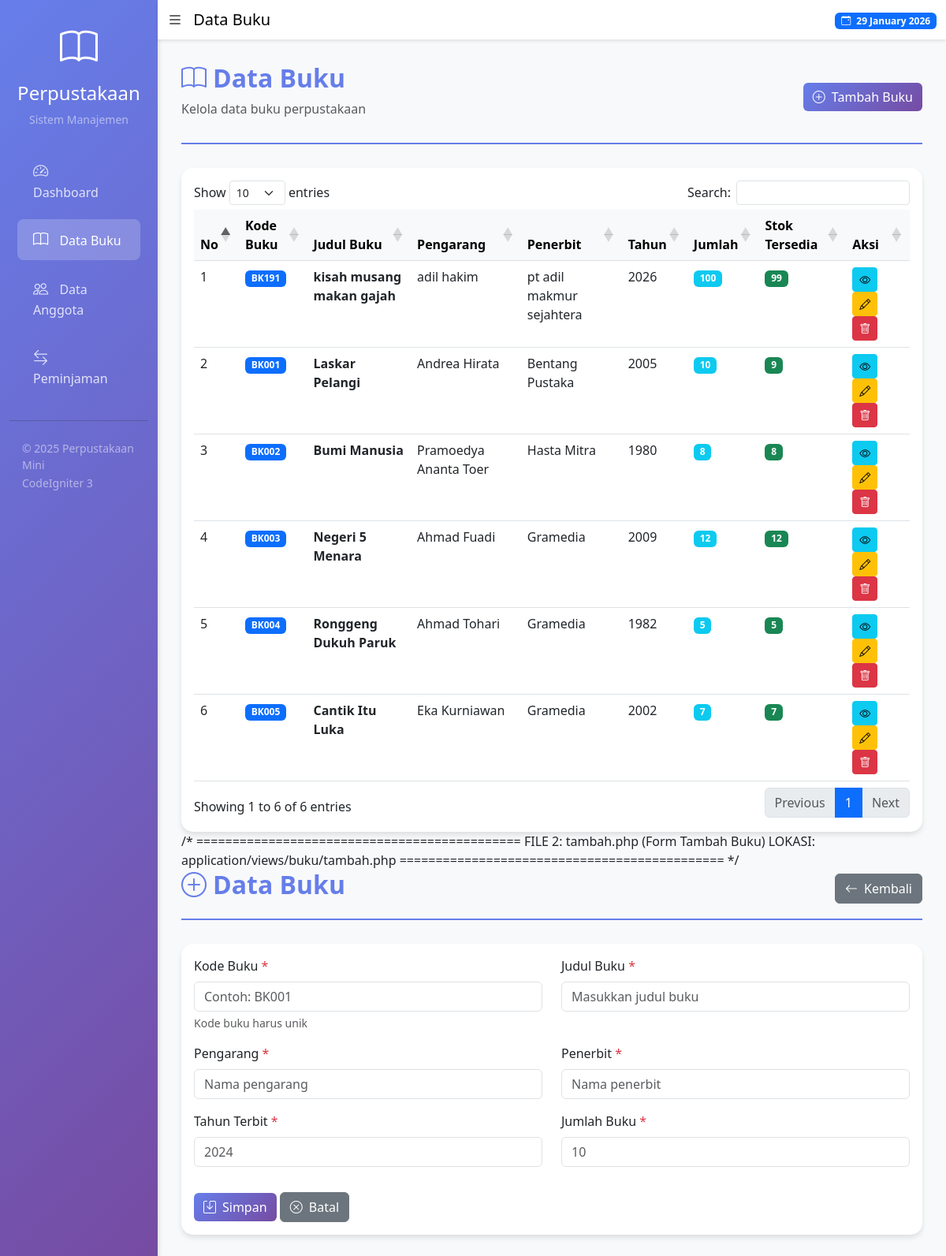
The app's page /index.php/buku with its own data.
### tables this page shows
CREATE TABLE `buku` (
  `id_buku` int NOT NULL,
  `kode_buku` varchar(20) NOT NULL,
  `judul_buku` varchar(200) NOT NULL,
  `pengarang` varchar(100) NOT NULL,
  `penerbit` varchar(100) NOT NULL,
  `tahun_terbit` year NOT NULL,
  `jumlah_buku` int NOT NULL DEFAULT '0',
  `stok_tersedia` int NOT NULL DEFAULT '0',
  `created_at` timestamp NULL DEFAULT CURRENT_TIMESTAMP,
  `updated_at` timestamp NULL DEFAULT CURRENT_TIMESTAMP ON UPDATE CURRENT_TIMESTAMP
);

### application/controllers/Buku.php (called while the page is built, shortened)
<?php
class Buku extends CI_Controller {
    public function __construct()
    {
        $this->load->model('Buku_model');
    }
    public function index()
    {
        $data['title'] = 'Data Buku';
        $data['buku'] = $this->Buku_model->get_all();
        $this->load->view('templates/header', $data);
        $this->load->view('buku/index', $data);
        $this->load->view('templates/footer');
    }
}

### index.php (called while the page is built, shortened)
<?php
require_once BASEPATH.'core/CodeIgniter.php';

### application/models/Buku_model.php (called while the page is built, shortened)
<?php
class Buku_model extends CI_Model {
    private $table = 'buku';
    public function get_all()
    {
        $this->db->order_by('created_at', 'DESC');
        return $this->db->get($this->table)->result();
    }
}

### application/views/buku/index.php (the view)
<div class="page-header">
    <div class="d-flex justify-content-between align-items-center">
        <div>
            <h2><i class="bi bi-book me-2"></i><?= $title ?></h2>
            <p class="text-muted">Kelola data buku perpustakaan</p>
        </div>
        <a href="<?= base_url('buku/tambah') ?>" class="btn btn-primary">
            <i class="bi bi-plus-circle me-2"></i>Tambah Buku
        </a>
    </div>
</div>
<div class="card">
    <div class="card-body">
        <div class="table-responsive">
            <table class="table table-hover table-datatable">
                <thead class="table-light">
                    <tr>
                        <th>No</th>
                        <th>Kode Buku</th>
                        <th>Judul Buku</th>
                        <th>Pengarang</th>
                        <th>Penerbit</th>
                        <th>Tahun</th>
                        <th>Jumlah</th>
                        <th>Stok Tersedia</th>
                        <th>Aksi</th>
                    </tr>
                </thead>
                <tbody>
                    <?php $no = 1; foreach($buku as $b): ?>
                    <tr>
                        <td><?= $no++ ?></td>
                        <td><span class="badge bg-primary"><?= $b->kode_buku ?></span></td>
                        <td><strong><?= $b->judul_buku ?></strong></td>
                        <td><?= $b->pengarang ?></td>
                        <td><?= $b->penerbit ?></td>
                        <td><?= $b->tahun_terbit ?></td>
                        <td><span class="badge bg-info"><?= $b->jumlah_buku ?></span></td>
                        <td>
                            <?php if($b->stok_tersedia == 0): ?>
                                <span class="badge bg-danger"><?= $b->stok_tersedia ?></span>
                            <?php elseif($b->stok_tersedia < 3): ?>
                                <span class="badge bg-warning"><?= $b->stok_tersedia ?></span>
                            <?php else: ?>
                                <span class="badge bg-success"><?= $b->stok_tersedia ?></span>
                            <?php endif; ?>
                        </td>
                        <td>
                            <a href="<?= base_url('buku/detail/'.$b->id_buku) ?>" class="btn btn-sm btn-info" title="Detail">
                                <i class="bi bi-eye"></i>
                            </a>
                            <a href="<?= base_url('buku/edit/'.$b->id_buku) ?>" class="btn btn-sm btn-warning" title="Edit">
                                <i class="bi bi-pencil"></i>
                            </a>
                            <a href="#" onclick="confirmDelete('<?= base_url('buku/hapus/'.$b->id_buku) ?>', '<?= $b->judul_buku ?>')" class="btn btn-sm btn-danger" title="Hapus">
                                <i class="bi bi-trash"></i>
                            </a>
                        </td>
                    </tr>
                    <?php endforeach; ?>
                </tbody>
            </table>
        </div>
    </div>
</div>
/* =============================================
   FILE 2: tambah.php (Form Tambah Buku)
   LOKASI: application/views/buku/tambah.php
   ============================================= */
<div class="page-header">
    <div class="d-flex justify-content-between align-items-center">
        <div>
            <h2><i class="bi bi-plus-circle me-2"></i><?= $title ?></h2>
        </div>
        <a href="<?= base_url('buku') ?>" class="btn btn-secondary">
            <i class="bi bi-arrow-left me-2"></i>Kembali
        </a>
    </div>
</div>
<div class="card">
    <div class="card-body">
        <form action="<?= base_url('buku/simpan') ?>" method="post">
            <div class="row">
                <div class="col-md-6 mb-3">
                    <label for="kode_buku" class="form-label">Kode Buku <span class="text-danger">*</span></label>
                    <input type="text" class="form-control" id="kode_buku" name="kode_buku" placeholder="Contoh: BK001" required>
                    <div class="form-text">Kode buku harus unik</div>
                </div>
                <div class="col-md-6 mb-3">
                    <label for="judul_buku" class="form-label">Judul Buku <span class="text-danger">*</span></label>
                    <input type="text" class="form-control" id="judul_buku" name="judul_buku" placeholder="Masukkan judul buku" required>
                </div>
                <div class="col-md-6 mb-3">
                    <label for="pengarang" class="form-label">Pengarang <span class="text-danger">*</span></label>
                    <input type="text" class="form-control" id="pengarang" name="pengarang" placeholder="Nama pengarang" required>
                </div>
                <div class="col-md-6 mb-3">
                    <label for="penerbit" class="form-label">Penerbit <span class="text-danger">*</span></label>
                    <input type="text" class="form-control" id="penerbit" name="penerbit" placeholder="Nama penerbit" required>
                </div>
                <div class="col-md-6 mb-3">
                    <label for="tahun_terbit" class="form-label">Tahun Terbit <span class="text-danger">*</span></label>
                    <input type="number" class="form-control" id="tahun_terbit" name="tahun_terbit" placeholder="2024" min="1900" max="<?= date('Y') ?>" required>
                </div>
                <div class="col-md-6 mb-3">
                    <label for="jumlah_buku" class="form-label">Jumlah Buku <span class="text-danger">*</span></label>
                    <input type="number" class="form-control" id="jumlah_buku" name="jumlah_buku" placeholder="10" min="1" required>
                </div>
            </div>
            <div class="mt-3">
                <button type="submit" class="btn btn-primary">
                    <i class="bi bi-save me-2"></i>Simpan
                </button>
                <a href="<?= base_url('buku') ?>" class="btn btn-secondary">
                    <i class="bi bi-x-circle me-2"></i>Batal
                </a>
            </div>
        </form>
    </div>
</div>

### application/views/templates/header.php (shortened to what this page needs)
<!DOCTYPE html>
<html lang="id">
<head>
    <link href="https://cdn.jsdelivr.net/npm/bootstrap@5.3.0/dist/css/bootstrap.min.css" rel="stylesheet">
    <link rel="stylesheet" href="https://cdn.jsdelivr.net/npm/bootstrap-icons@1.11.0/font/bootstrap-icons.css">
    <link rel="stylesheet" href="https://cdn.datatables.net/1.13.6/css/dataTables.bootstrap5.min.css">
</head>
<body>
    <div class="container-fluid">
        <div class="row">
            <nav class="col-md-3 col-lg-2 d-md-block sidebar collapse" id="sidebarMenu">
                <div class="position-sticky pt-4">
                    <div class="text-center mb-4">
                        <i class="bi bi-book text-white" style="font-size: 3rem;"></i>
                        <h4 class="text-white mt-2">Perpustakaan</h4>
                        <p class="text-white-50 small">Sistem Manajemen</p>
                    </div>
                    <ul class="nav flex-column">
                        <li class="nav-item">
                            <a class="nav-link <?= $this->uri->segment(1) == 'dashboard' || $this->uri->segment(1) == '' ? 'active' : '' ?>" href="<?= base_url('dashboard') ?>">
                                <i class="bi bi-speedometer2"></i>
                                Dashboard
                            </a>
                        </li>
                        <li class="nav-item">
                            <a class="nav-link <?= $this->uri->segment(1) == 'buku' ? 'active' : '' ?>" href="<?= base_url('buku') ?>">
                                <i class="bi bi-book"></i>
                                Data Buku
                            </a>
                        </li>
                        <li class="nav-item">
                            <a class="nav-link <?= $this->uri->segment(1) == 'anggota' ? 'active' : '' ?>" href="<?= base_url('anggota') ?>">
                                <i class="bi bi-people"></i>
                                Data Anggota
                            </a>
                        </li>
                        <li class="nav-item">
                            <a class="nav-link <?= $this->uri->segment(1) == 'peminjaman' ? 'active' : '' ?>" href="<?= base_url('peminjaman') ?>">
                                <i class="bi bi-arrow-left-right"></i>
                                Peminjaman
                            </a>
                        </li>
                    </ul>
                    <hr class="bg-white opacity-25 my-4">
                    <div class="px-3">
                        <small class="text-white-50 d-block">© 2025 Perpustakaan Mini</small>
                        <small class="text-white-50">CodeIgniter 3</small>
                    </div>
                </div>
            </nav>
            <main class="col-md-9 ms-sm-auto col-lg-10 px-0">
                <nav class="navbar navbar-expand-lg navbar-light bg-white sticky-top">
                    <div class="container-fluid">
                        <span class="navbar-brand mb-0 h1">
                            <i class="bi bi-list me-2"></i>
                            <?= isset($title) ? $title : 'Dashboard' ?>
                        </span>
                        <div class="ms-auto">
                            <span class="badge bg-primary">
                                <i class="bi bi-calendar-event me-1"></i>
                                <?= date('d F Y') ?>
                            </span>
                        </div>
                    </div>
                </nav>
                <div class="content-wrapper">

### application/views/templates/footer.php (shortened to what this page needs)
</div>
            </main>
        </div>
    </div>
</body>
</html>

### application/views/templates/header.php (style rules this page uses)
body { background-color: #f8f9fa; }
.sidebar { min-height: 100vh; background: linear-gradient(135deg, #667eea 0%, #764ba2 100%); box-shadow: 2px 0 5px rgba(0,0,0,0.1); }
.sidebar .nav-link { color: rgba(255,255,255,0.8); padding: 12px 20px; margin: 5px 10px; border-radius: 8px; transition: all 0.3s; }
.sidebar .nav-link:hover, .sidebar .nav-link.active { background-color: rgba(255,255,255,0.2); color: #fff; }
.sidebar .nav-link i { margin-right: 10px; font-size: 1.2rem; }
.card { border: none; border-radius: 15px; box-shadow: 0 4px 6px rgba(0,0,0,0.1); transition: transform 0.3s; }
.navbar { box-shadow: 0 2px 4px rgba(0,0,0,0.1); }
.content-wrapper { padding: 30px; }
.btn-primary { background: linear-gradient(135deg, #667eea 0%, #764ba2 100%); border: none; }
.page-header { margin-bottom: 30px; padding-bottom: 15px; border-bottom: 2px solid #667eea; }
.page-header h2 { color: #667eea; font-weight: bold; }

### records on screen
buku: kode_buku "BK191", judul_buku "kisah musang makan gajah", pengarang "adil hakim", penerbit "pt adil makmur sejahtera", tahun_terbit "2026", jumlah_buku "100", stok_tersedia "99"
buku: kode_buku "BK001", judul_buku "Laskar Pelangi", pengarang "Andrea Hirata", penerbit "Bentang Pustaka", tahun_terbit "2005", jumlah_buku "10", stok_tersedia "9"
buku: kode_buku "BK002", judul_buku "Bumi Manusia", pengarang "Pramoedya Ananta Toer", penerbit "Hasta Mitra", tahun_terbit "1980", jumlah_buku "8", stok_tersedia "8"
buku: kode_buku "BK003", judul_buku "Negeri 5 Menara", pengarang "Ahmad Fuadi", penerbit "Gramedia", tahun_terbit "2009", jumlah_buku "12", stok_tersedia "12"
buku: kode_buku "BK004", judul_buku "Ronggeng Dukuh Paruk", pengarang "Ahmad Tohari", penerbit "Gramedia", tahun_terbit "1982", jumlah_buku "5", stok_tersedia "5"
buku: kode_buku "BK005", judul_buku "Cantik Itu Luka", pengarang "Eka Kurniawan", penerbit "Gramedia", tahun_terbit "2002", jumlah_buku "7", stok_tersedia "7"

### other values on screen
$title "Data Buku"
